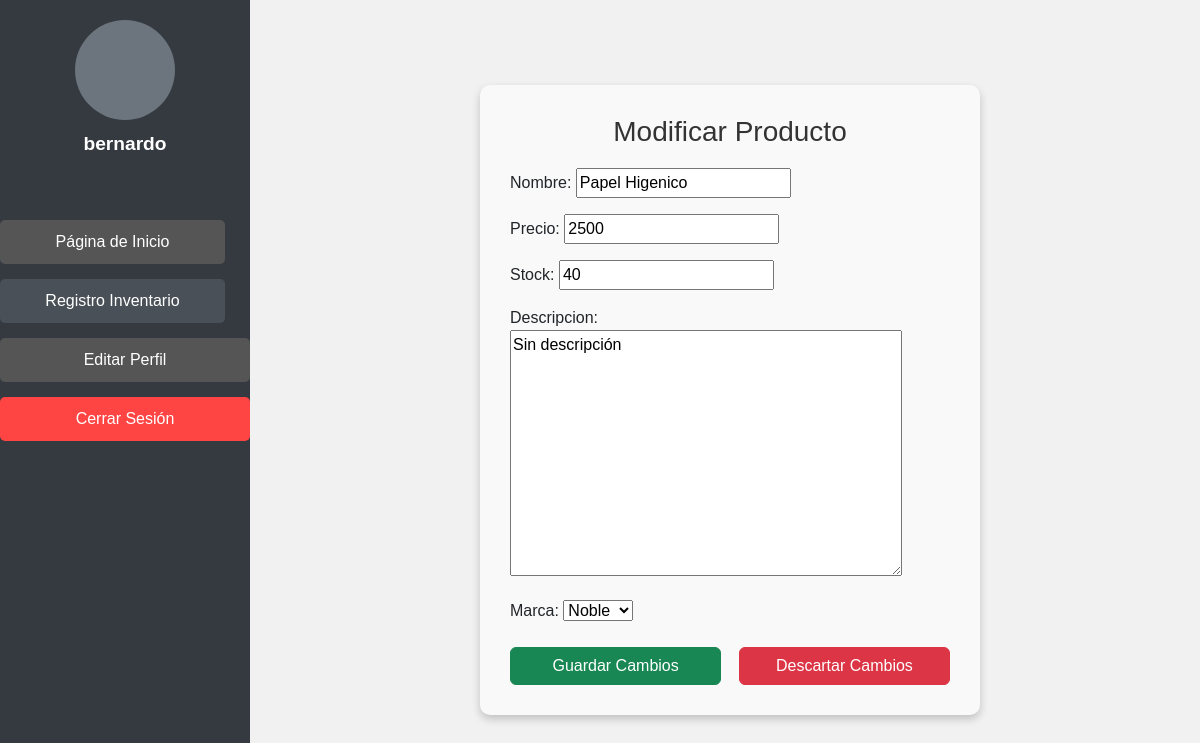
/editarproducto/3/ (signed in), run on the app's committed database.
### pagina/models.py (models this page shows, shortened)
class Producto(models.Model):
    nombre = models.CharField(max_length=50)
    precio = models.IntegerField()
    stock = models.IntegerField()
    fechaingreso = models.DateField(default=timezone.now)
    marca = models.ForeignKey('Marca', on_delete=models.PROTECT)
    descripcion = models.TextField(default="Sin descripción")

class Marca(models.Model):
    nombre = models.CharField(max_length=50)
    def __str__(self):
        return self.nombre

### pagina/views.py (the view)
# urls.py: path('editarproducto/<int:producto_id>/', editar_producto, name='editar_producto'),
@login_required
def editar_producto(request, producto_id):
    producto = get_object_or_404(Producto, id=producto_id)
    if request.method == 'POST':
        form = ProductoForm(request.POST, instance=producto)
        if form.is_valid():
            producto = form.save()
            stock_anterior = producto.stock
            nuevo_stock = form.cleaned_data['stock']
            ProductModificationLog.objects.create(
                producto=producto,
                usuario=request.user,
                stock_anterior=stock_anterior,
                stock_nuevo=nuevo_stock,
                razon=form.cleaned_data['descripcion']
            )
            return redirect('vendedor')  # Redirige al listado de productos de vendedor
    else:
        form = ProductoForm(instance=producto)
    return render(request, 'editar_producto.html', {'form': form, 'producto': producto})

### pagina/forms.py (shortened to what this page needs)
class ProductoForm(forms.ModelForm):
    class Meta:
        model = Producto
        fields = ['nombre', 'precio', 'stock', 'descripcion', 'marca']

### pagina/templates/editar_producto.html (shortened to what this page needs)
{% load static %}
<!DOCTYPE html>
<html lang="en">
<head>
    <link href="https://cdn.jsdelivr.net/npm/bootstrap@5.3.0/dist/css/bootstrap.min.css" rel="stylesheet">
    <link rel="stylesheet" href="{% static 'css/lateral.css' %}">
</head>
<body>
    <div class="sidebar">
        <div class="perfil">
            <div class="perfil-imagen"></div>
            <p>
                {% if user.is_authenticated %}
                    {{ user.username }}
                {% else %}
                    Invitado
                {% endif %}
            </p>
        </div>
        <ul>
            <li><a href="{% url 'adminpage' %}">Página de Inicio</a></li>
            <li><a href="{% url 'vendedor' %}" class="active">Registro Inventario</a></li>
            <li><a href="{% url 'modificarperfil' %}" class="btn btn-primary w-100">Editar Perfil</a></li>
            <li>
                <form action="{% url 'logout' %}" method="post">
                    <button type="submit" class="btn btn-danger w-100">Cerrar Sesión</button>
                </form>
            </li>
        </ul>
    </div>
    <div class="form-container">
        <form method="POST">
            <h3>Modificar Producto</h3>
            {{ form.as_p }}
            <div class="d-flex justify-content-between mt-4">
                <button type="submit" class="btn btn-success">Guardar Cambios</button>
                <a href="{% url 'vendedor' %}" class="btn btn-danger">Descartar Cambios</a>
            </div>
        </form>
    </div>
</body>
</html>

### pagina/static/css/lateral.css (style rules this page uses)
.sidebar { width: 250px; height: 100vh; background-color: #333; display: flex; flex-direction: column; align-items: center; padding-top: 20px; }
.perfil { text-align: center; margin-bottom: 20px; }
.perfil-imagen { width: 80px; height: 80px; background-color: #ccc; border-radius: 50%; margin-bottom: 10px; }
.perfil p { color: #fff; font-size: 18px; font-weight: bold; }
.sidebar ul { list-style-type: none; padding: 0; width: 100%; }
.sidebar ul li { width: 100%; text-align: center; margin-bottom: 10px; }
.sidebar ul li a, .sidebar ul li button { display: block; width: 90%; padding: 10px; color: #fff; background-color: #555; border: none; border-radius: 5px; text-decoration: none; font-size: 16px; cursor: pointer; transition: background-color 0.3s ease; }
.sidebar ul li a.active { background-color: #007bff; }
.sidebar ul li button { background-color: #ff4444; }
.sidebar ul li a, .sidebar ul li button { box-shadow: none; outline: none; }

### pagina/templates/editar_producto.html (style rules this page uses)
body { background-color: #f1f1f1; font-family: Arial, sans-serif; }
.sidebar { width: 250px; height: 100vh; position: fixed; left: 0; top: 0; background-color: #343a40; color: #fff; display: flex; flex-direction: column; align-items: center; padding: 20px 0; }
.sidebar .perfil { text-align: center; margin-bottom: 30px; }
.sidebar .perfil-imagen { width: 100px; height: 100px; background-color: #6c757d; border-radius: 50%; margin: 0 auto; }
.sidebar p { margin-top: 10px; font-size: 1.2rem; color: #fff; }
.sidebar ul { list-style: none; padding: 0; width: 100%; }
.sidebar ul li { margin: 15px 0; width: 100%; text-align: center; }
.sidebar ul li a { text-decoration: none; color: #fff; padding: 10px 20px; display: block; border-radius: 5px; transition: background-color 0.3s; }
.sidebar ul li a.active, .sidebar ul li a:hover { background-color: #495057; }
.sidebar form button { background: none; border: none; color: #fff; padding: 10px 20px; cursor: pointer; display: block; text-align: center; width: 100%; border-radius: 5px; }
.form-container { margin-left: 260px; padding: 40px; display: flex; justify-content: center; align-items: center; min-height: 100vh; }
.form-container form { background-color: #f9f9f9; padding: 30px; border-radius: 10px; box-shadow: 0 4px 8px rgba(0, 0, 0, 0.2); width: 100%; max-width: 500px; }
.form-container h3 { text-align: center; color: #333; margin-bottom: 20px; }
.btn { width: 48%; }
.d-flex button, .d-flex a { text-align: center; }

### data on the page
Producto: nombre "Papel Higenico", precio "2500", stock "40", descripcion "Sin descripción", marca "Noble"

### other printed values
{{ user.username }} "bernardo"
